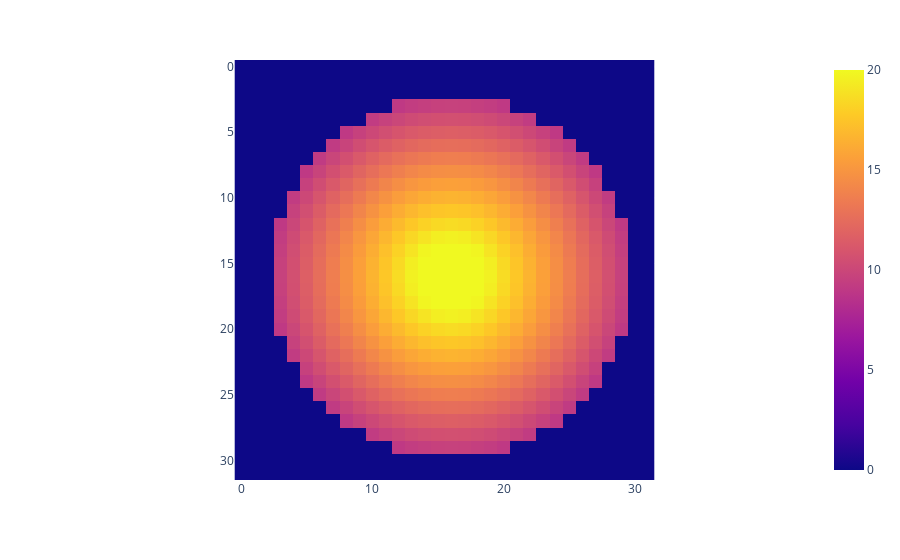

Source (notebook cell):
### Code cell
dst = get_weight_map(cuts[0].shape, inverted=True)
fig = px.imshow(dst[0])
fig.show()

### Figure 1 — Plotly figure (JSON) as saved in the notebook; plotly's stock layout.template omitted (floating-point values rounded to 4 significant figures; data arrays with more than 128 entries replaced by an {"elided": "..."} marker saying what was removed)
{"data": [{"coloraxis": "coloraxis", "hovertemplate": "x: %{x}<br>y: %{y}<br>color: %{z}<extra></extra>", "name": "0", "type": "heatmap", "xaxis": "x", "yaxis": "y", "z": {"elided": "32x32 float values"}}], "layout": {"coloraxis": {"colorscale": [[0, "#0d0887"], [0.1111, "#46039f"], [0.2222, "#7201a8"], [0.3333, "#9c179e"], [0.4444, "#bd3786"], [0.5556, "#d8576b"], [0.6667, "#ed7953"], [0.7778, "#fb9f3a"], [0.8889, "#fdca26"], [1, "#f0f921"]]}, "margin": {"t": 60}, "xaxis": {"anchor": "y", "constrain": "domain", "domain": [0, 1], "scaleanchor": "y"}, "yaxis": {"anchor": "x", "autorange": "reversed", "constrain": "domain", "domain": [0, 1]}}}
